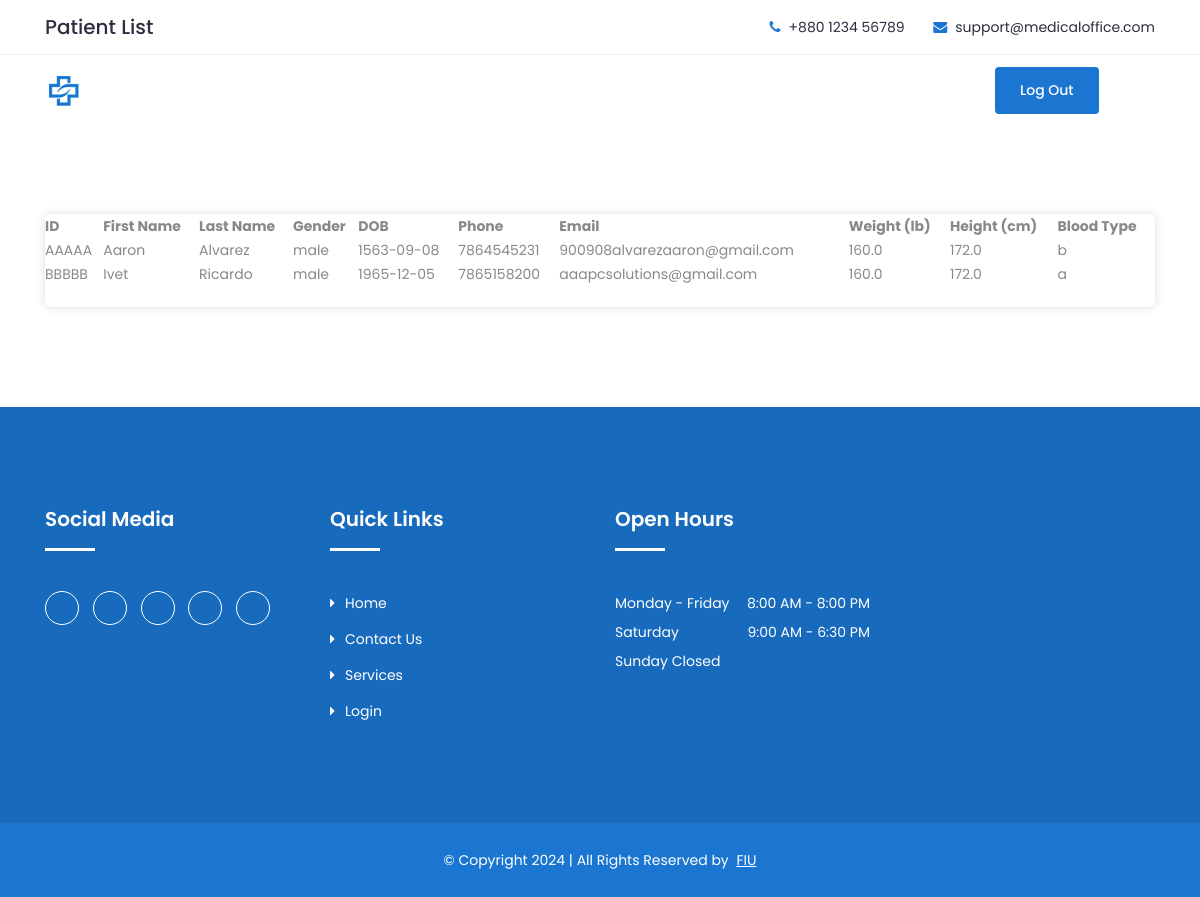
Page /patients on the committed database.
### models.py (models this page shows)
class Patient(db.Model):
    patientID = db.Column(db.Integer, primary_key=True, autoincrement=True)
    weight = db.Column(db.Float, nullable=False)
    height = db.Column(db.Float, nullable=False)
    bloodType = db.Column(db.String(5), nullable=False)
    isActive = db.Column(db.Boolean, nullable=False)
    personID = db.Column(db.Integer, db.ForeignKey('person.personID'), nullable=False)
    person = db.relationship('Person', backref='patients')

class Person(db.Model):
    personID = db.Column(db.Integer, primary_key=True, autoincrement=True)
    idNumber = db.Column(db.String(20), nullable=False, unique=True)
    firstName = db.Column(db.String(50), nullable=False)
    lastName = db.Column(db.String(50), nullable=False)
    userName = db.Column(db.String(50), nullable=False)
    password = db.Column(db.String(50), nullable=False)
    gender = db.Column(db.String(50), nullable=False)
    dateOfBirth = db.Column(db.String, nullable=False)
    address = db.Column(db.String(200), nullable=False)
    phone = db.Column(db.String(20), nullable=False)
    email = db.Column(db.String(50), nullable=False)

### app.py (the view)
@app.route('/patients')
def patients():
    all_patients = Patient.query.all()
    return render_template('patients.html', patients=all_patients)

### app.py (called while the page is built)
@app.before_request
def create_tables():
    db.create_all()

### templates/patients.html (shortened to what this page needs)
{% extends "template.html" %}
{% block content %}
		<header class="header" >
			<div class="topbar">
				<div class="container">
					<div class="row">
						<div class="col-lg-6 col-md-5 col-12">
							<div class="text">
								<h5>Patient List</h5>
							</div>
						</div>
						<div class="col-lg-6 col-md-7 col-12">
							<ul class="top-contact">
								<li><i class="fa fa-phone"></i>+880 1234 56789</li>
								<li><i class="fa fa-envelope"></i><a href="mailto:support@medicaloffice.com">support@medicaloffice.com</a></li>
							</ul>
						</div>
					</div>
				</div>
			</div>
			<div class="header-inner">
				<div class="container">
					<div class="inner">
						<div class="row">
							<div class="col-lg-3 col-md-3 col-12">
								<div class="logo">
									<a href="#"><img src="../static/img/logo.png" alt="#"></a>
								</div>
							</div>
							<div class="col-lg-7 col-md-9 col-12">
							</div>
							<div class="col-lg-2 col-12">
								<div class="get-quote">
									<a href="{{ url_for('index') }}" class="btn">Log Out</a>
								</div>
							</div>
						</div>
					</div>
				</div>
			</div>
		</header>
	<section class="contact-us section">
		<div class="container">
			<div class="inner">
				<table>
					<thead>
						<tr>
							<th>ID</th>
							<th>First Name</th>
							<th>Last Name</th>
							<th>Gender</th>
							<th>DOB</th>
							<th>Phone</th>
							<th>Email</th>
							<th>Weight (lb)</th>
							<th>Height (cm)</th>
							<th>Blood Type</th>
						</tr>
					</thead>
					<tbody>
						{% for patient in patients %}
						<tr>
							<td>{{patient.person.idNumber}}</td>
							<td>{{patient.person.firstName}}</td>
							<td>{{patient.person.lastName}}</td>
							<td>{{patient.person.gender}}</td>
							<td>{{patient.person.dateOfBirth}}</td>
							<td>{{patient.person.phone}}</td>
							<td>{{patient.person.email}}</td>
							<td>{{ patient.weight }}</td>
							<td>{{ patient.height }}</td>
							<td>{{ patient.bloodType }}</td>
						</tr>
						{% endfor %}
					</tbody>
				</table>
			</div>
		</div>
	</section>
{% endblock %}

### templates/template.html (shortened to what this page needs)
<!doctype html>
<html class="no-js" lang="zxx">
    <head>
		<link rel="stylesheet" href="static/css/bootstrap.min.css">
		<link rel="stylesheet" href="static/css/nice-select.css">
        <link rel="stylesheet" href="static/css/font-awesome.min.css">
        <link rel="stylesheet" href="static/css/icofont.css">
		<link rel="stylesheet" href="static/css/slicknav.min.css">
        <link rel="stylesheet" href="static/css/owl-carousel.css">
		<link rel="stylesheet" href="static/css/datepicker.css">
        <link rel="stylesheet" href="static/css/animate.min.css">
        <link rel="stylesheet" href="static/css/magnific-popup.css">
        <link rel="stylesheet" href="static/css/normalize.css">
        <link rel="stylesheet" href="static/style.css">
        <link rel="stylesheet" href="static/css/responsive.css">
    </head>
    <body>
	{% block content %}
	{% endblock %}
		<footer id="footer" class="footer ">
			<div class="footer-top">
				<div class="container">
					<div class="row">
						<div class="col-lg-3 col-md-6 col-12">
							<div class="single-footer">
								<h2>Social Media</h2>
								<ul class="social">
									<li><a href="#"><i class="icofont-facebook"></i></a></li>
									<li><a href="#"><i class="icofont-google-plus"></i></a></li>
									<li><a href="#"><i class="icofont-twitter"></i></a></li>
									<li><a href="#"><i class="icofont-vimeo"></i></a></li>
									<li><a href="#"><i class="icofont-pinterest"></i></a></li>
								</ul>
							</div>
						</div>
						<div class="col-lg-3 col-md-6 col-12">
							<div class="single-footer f-link">
								<h2>Quick Links</h2>
								<div class="row">
									<div class="col-lg-6 col-md-6 col-12">
										<ul>
											<li><a href="{{ url_for('index') }}"><i class="fa fa-caret-right" aria-hidden="true"></i>Home</a></li>
											<li><a href="{{ url_for('contact') }}"><i class="fa fa-caret-right" aria-hidden="true"></i>Contact Us</a></li>
											<li><a href="{{ url_for('index') }}"><i class="fa fa-caret-right" aria-hidden="true"></i>Services</a></li>
											<li><a href="{{ url_for('index') }}"><i class="fa fa-caret-right" aria-hidden="true"></i>Login</a></li>
										</ul>
									</div>
								</div>
							</div>
						</div>
						<div class="col-lg-3 col-md-6 col-12">
							<div class="single-footer">
								<h2>Open Hours</h2>
								<ul class="time-sidual">
									<li class="day">Monday - Friday<span>8:00 AM - 8:00 PM</span></li>
									<li class="day">Saturday<span>9:00 AM - 6:30 PM</span></li>
									<li class="day">Sunday Closed</li>
								</ul>
							</div>
						</div>
					</div>
				</div>
			</div>
			<div class="copyright">
				<div class="container">
					<div class="row">
						<div class="col-lg-12 col-md-12 col-12">
							<div class="copyright-content">
								<p>© Copyright 2024  |  All Rights Reserved by <a href="https://www.fiu.edu/" target="_blank">FIU</a> </p>
							</div>
						</div>
					</div>
				</div>
			</div>
		</footer>
    </body>
</html>

### rows in the picture
Patient: person.idNumber "AAAAA", person.firstName "Aaron", person.lastName "Alvarez", person.gender "male", person.dateOfBirth "1563-09-08", person.phone "7864545231", person.email "900908alvarezaaron@gmail.com", weight "160.0", height "172.0", bloodType "b"
Patient: person.idNumber "BBBBB", person.firstName "Ivet", person.lastName "Ricardo", person.gender "male", person.dateOfBirth "1965-12-05", person.phone "7865158200", person.email "aaapcsolutions@gmail.com", weight "160.0", height "172.0", bloodType "a"
